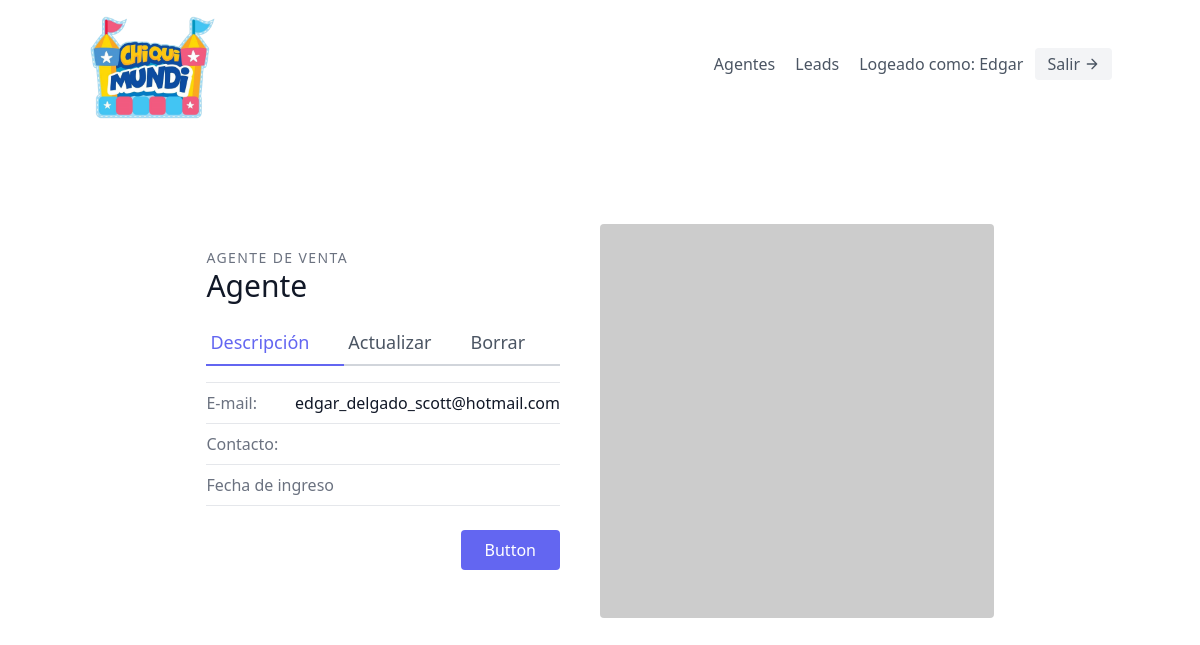
Page /agents/10/ (signed in) on the committed database.
### leads/models.py (models this page shows, shortened)
class User(AbstractUser):
    is_organisor = models.BooleanField(default=True)
    is_agent = models.BooleanField(default=False)

class Agent(models.Model):
    user = models.OneToOneField(User, on_delete=models.CASCADE)
    organisation = models.ForeignKey(UserProfile, on_delete=models.CASCADE)

### agents/views.py (the view)
# urls.py: path('<int:pk>/', AgentDetailView.as_view(), name='agent-detail'),
class AgentDetailView(OrganisorAndLoginRequiredMixin, generic.DetailView):
    template_name = "agents/agent_detail.html"
    context_object_name = "agent"
    def get_queryset(self):
        organisation = self.request.user.userprofile
        return Agent.objects.filter(organisation=organisation)

### agents/mixins.py (called while the page is built)
    def dispatch(self, request, *args, **kwargs):
        if not request.user.is_organisor or not request.user.is_authenticated:
            return redirect("leads:lista")
        return super().dispatch(request, *args, **kwargs)

### agents/templates/agents/agent_detail.html (shortened to what this page needs)
{% extends "base.html" %}
{% block content %}
<section class="text-gray-600 body-font overflow-hidden">
    <div class="container px-5 py-24 mx-auto">
      <div class="lg:w-4/5 mx-auto flex flex-wrap">
        <div class="lg:w-1/2 w-full lg:pr-10 lg:py-6 mb-6 lg:mb-0">
          <h2 class="text-sm title-font text-gray-500 tracking-widest">AGENTE DE VENTA</h2>
          <h1 class="text-gray-900 text-3xl title-font font-medium mb-4"> {{agent.user.username}}</h1>
          <div class="flex mb-4">
            <a class="flex-grow text-indigo-500 border-b-2 border-indigo-500 py-2 text-lg px-1">Descripción</a>
            <a href="{% url 'agents:agent-actualizar' agent.pk %}" class="flex-grow border-b-2 border-gray-300 py-2 text-lg px-1">Actualizar</a>
            <a href="{% url 'agents:agent-borrar' agent.pk %}" class="flex-grow border-b-2 border-gray-300 py-2 text-lg px-1">Borrar</a>
          </div>
          <div class="flex border-t border-gray-200 py-2">
            <span class="text-gray-500">E-mail:</span>
            <span class="ml-auto text-gray-900"> {{agent.user.email}} </span>
          </div>
          <div class="flex border-t border-gray-200 py-2">
            <span class="text-gray-500">Contacto:</span>
          </div>
          <div class="flex border-t border-b mb-6 border-gray-200 py-2">
            <span class="text-gray-500">Fecha de ingreso</span>
          </div>
          <div class="flex">
            <button class="flex ml-auto text-white bg-indigo-500 border-0 py-2 px-6 focus:outline-none hover:bg-indigo-600 rounded">Button</button>
          </div>
        </div>
        <img alt="ecommerce" class="lg:w-1/2 w-full lg:h-auto h-64 object-cover object-center rounded" src="https://dummyimage.com/400x400">
      </div>
    </div>
  </section>
{% endblock content %}

### templates/navbar.html (shortened to what this page needs)
{% if request.user.is_authenticated %}
<header class="text-gray-600 body-font">
    <div class="container mx-auto flex flex-wrap flex-col md:flex-row items-center">
      <a href="{% url 'home' %}" class="flex title-font font-medium items-center text-gray-900 mb-4 md:mb-0">
        <img class="w-32 h-32" src="/static/images/chiquimundi.png" alt="Logo Chiquimundi">
      </a>
      <nav class="md:ml-auto flex flex-wrap items-center text-base justify-center">
      {% if not request.user.is_authenticated %}
        <a href="{% url 'signup' %}" class="mr-5 hover:text-gray-900">Registrar nuevo Usuario</a>
      {% else %}
        {% if request.user.is_organisor %}
        <a href="{% url 'agents:agent-list' %}" class="mr-5 hover:text-gray-900">Agentes</a>
        {% endif %}
        <a href="{% url 'leads:list' %}" class="mr-5 hover:text-gray-900">Leads</a>
      {% endif %}
      </nav>
      {% if request.user.is_authenticated %}
        Logeado como: {{ request.user.username }}
        <a href="{% url 'logout' %}" class="ml-3 inline-flex items-center bg-gray-100 border-0 py-1 px-3 focus:outline-none hover:bg-gray-200 rounded text-base mt-4 md:mt-0">Salir
          <svg fill="none" stroke="currentColor" stroke-linecap="round" stroke-linejoin="round" stroke-width="2" class="w-4 h-4 ml-1" viewBox="0 0 24 24">
            <path d="M5 12h14M12 5l7 7-7 7"></path>
          </svg>
        </a>
      {% endif %}
    </div>
  </header>
  {% endif %}

### rows in the picture
User: user.username "Edgar"
Agent: user.username "Agente", user.email "edgar_delgado_scott@hotmail.com"
